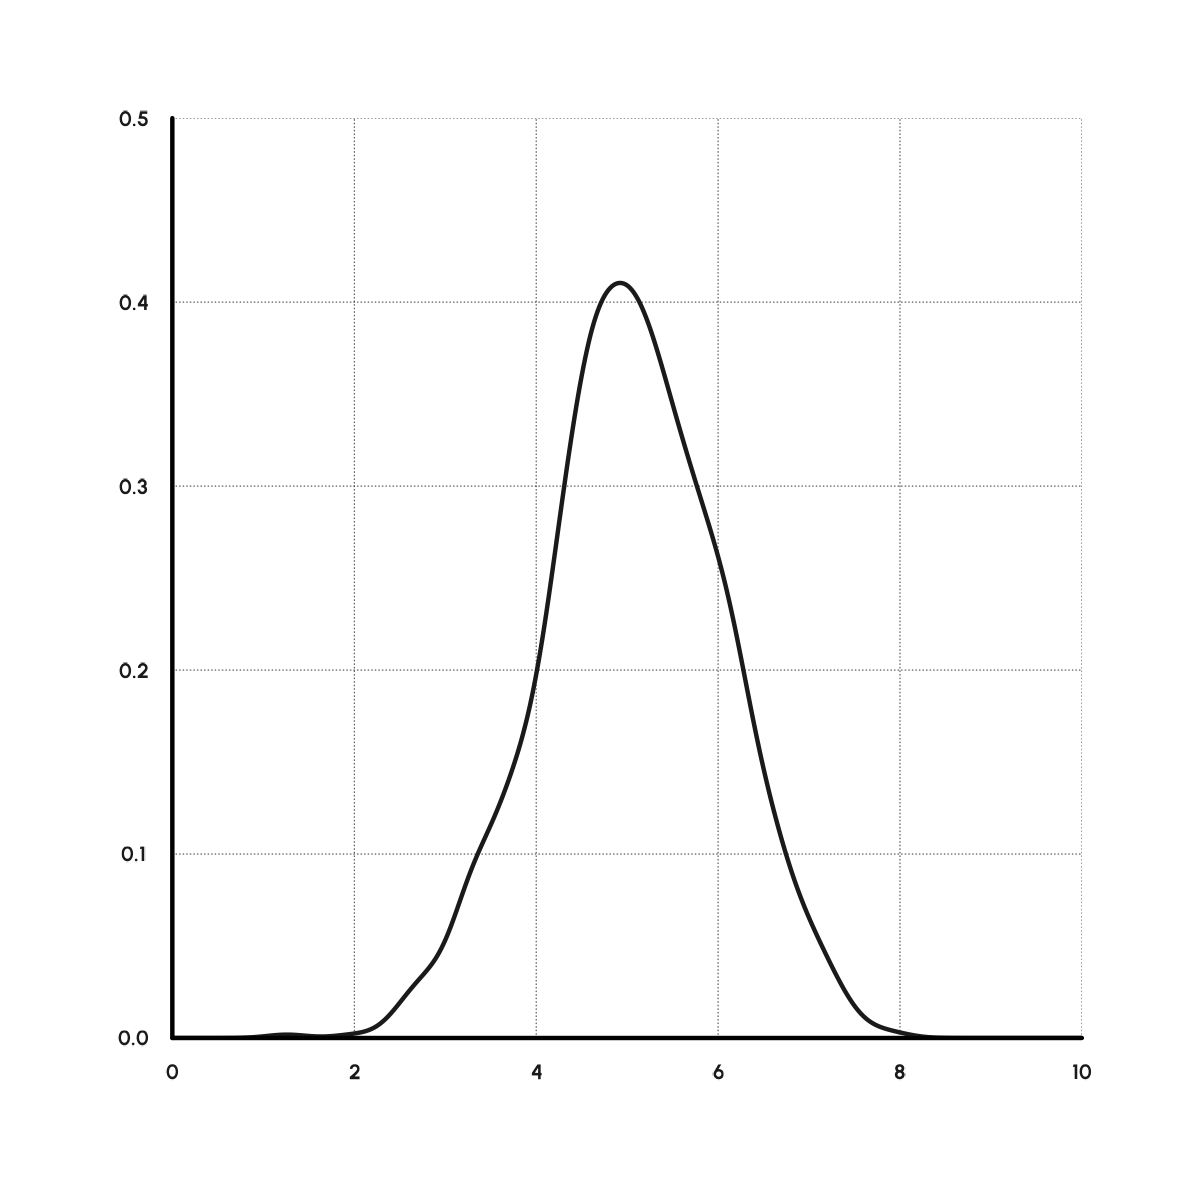

Recreate this plot in R.
library(ggplot2)
library(dplyr)
library(httpgd)
library(sysfonts)
library(showtext)

showtext_auto()
font_add_google("Urbanist", family = "Urbanist")

font <- "Urbanist"
background_color <- "white"
plot_color <- "gray10"

x <- rnorm(1000, 5, 1)

ggplot(, aes(x = x)) +
  geom_density(color = plot_color) +
  scale_y_continuous(limits = c(0, 0.5), breaks = seq(0, 0.5, by = .1)) +
  scale_x_continuous(limits = c(0, 10), breaks = seq(0, 10, by = 2)) +
  coord_cartesian(expand = FALSE) +
  theme_void() +
  theme(
    plot.background = element_rect(
      fill = background_color,
      color = background_color
    ),
    panel.background = element_rect(
      fill = background_color,
      color = background_color
    ),
    plot.margin = margin(1, 1, 1, 1, "cm"),
    axis.line = element_line(size = .5),
    axis.text.x = element_text(
      size = 16,
      family = font,
      face = "bold",
      color = plot_color,
      margin = margin(2, 0, 0, 0, "mm")
    ),
    axis.text.y = element_text(
      size = 16,
      family = font,
      face = "bold",
      color = plot_color,
      margin = margin(0, 2, 0, 0, "mm")
    ),
    panel.grid.major = element_line(
      color = plot_color,
      size = .1,
      linetype = 3,
    ),
  )

ggsave(
  "typology-of-data-visualizations/distribution/density.png",
  width = 4,
  height = 4,
  units = "in",
  dpi = 300
)
